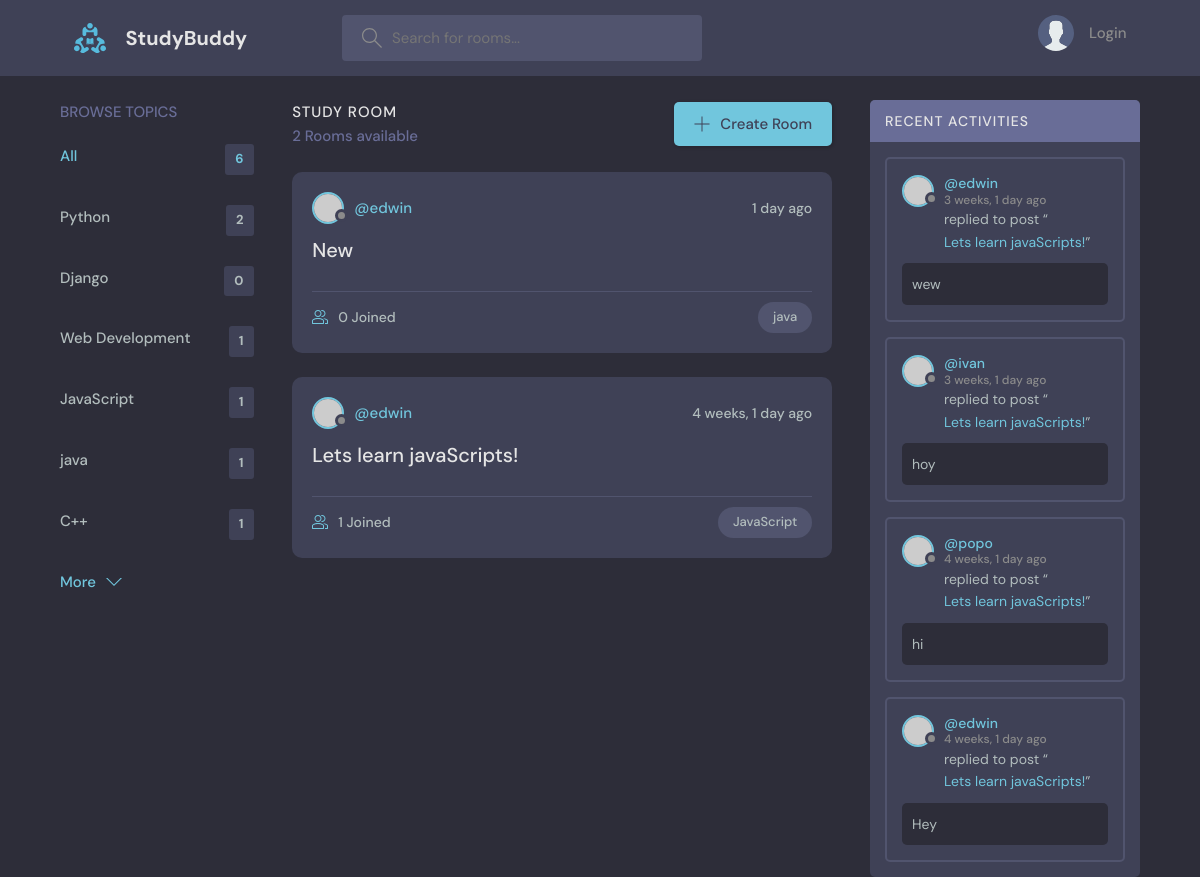
Page /?q=java on the committed database.
### base/models.py (models this page shows, shortened)
class Topic(models.Model):
    name = models.CharField(max_length=200)

class Room(models.Model):
    host = models.ForeignKey(User, on_delete=models.SET_NULL, null=True)
    topic = models.ForeignKey(Topic, on_delete=models.SET_NULL, null=True)
    name =  models.CharField(max_length=200)
    description = models.TextField(null=True, blank=True)
    participants = models.ManyToManyField(
        User, related_name='participants', blank=True)
    updated = models.DateTimeField(auto_now=True)
    created = models.DateTimeField(auto_now_add=True)
    class Meta:
        ordering = ['-updated', '-created']
    def __str__(self):
        return self.name

class Message(models.Model):
    user = models.ForeignKey(User, on_delete=models.CASCADE)
    room = models.ForeignKey(Room, on_delete=models.CASCADE)
    body = models.TextField()
    updated = models.DateTimeField(auto_now=True)
    created = models.DateTimeField(auto_now_add=True)
    class Meta:
        ordering = ['-updated', '-created']

### base/views.py (the view)
# urls.py: path("", views.home, name="home"),
def home(request):
    q = request.GET.get('q') if request.GET.get('q') != None else ''
    rooms = Room.objects.filter(
        Q(topic__name__icontains=q) |
        Q(name__icontains=q) |
        Q(description__icontains=q)
        )
    topics = Topic.objects.all()
    room_count = rooms.count()
    room_messages = Message.objects.filter(Q(room__topic__name__icontains=q))
    context = {'rooms': rooms, 'topics':topics,
               'room_count': room_count, 'room_messages':room_messages}
    return render(request, "base/home.html", context)

### base/templates/base/home.html (shortened to what this page needs)
{% extends "main.html" %}
{% block content %}
<main class="layout layout--3">
  <div class="container">
    {% include "base/topics_component.html" %}
    <div class="roomList">
      <div class="roomList__header">
        <div>
          <h2>Study Room</h2>
          <p>{{room_count}} Rooms available</p>
        </div>
        <a class="btn btn--main" href="{% url 'create-room' %}">
          <svg version="1.1" xmlns="http://www.w3.org/2000/svg" width="32" height="32" viewBox="0 0 32 32">
            <title>add</title>
            <path
              d="M16.943 0.943h-1.885v14.115h-14.115v1.885h14.115v14.115h1.885v-14.115h14.115v-1.885h-14.115v-14.115z"
            ></path>
          </svg>
          Create Room
        </a>
      </div>
      {% include "base/feed_component.html" %}
    </div>
    {% include "base/activity_component.html" %}
  </div>
</main>
{% endblock %}

### base/templates/base/topics_component.html
<div class="topics">
    <div class="topics__header">
      <h2>Browse Topics</h2>
    </div>
    <ul class="topics__list">
      <li>
        <a href="{% url "home" %}" class="active">All <span>{{topics.count}}</span></a>
      </li>
      {% for topic in topics %}
      <li>
        <a href="{% url "home" %}?q={{topic.name}}">{{topic.name}} <span>{{topic.room_set.all.count}}</span></a>
      </li>
      {% endfor %}
    </ul>
    <a class="btn btn--link" href="topics.html">
      More
      <svg version="1.1" xmlns="http://www.w3.org/2000/svg" width="32" height="32" viewBox="0 0 32 32">
        <title>chevron-down</title>
        <path d="M16 21l-13-13h-3l16 16 16-16h-3l-13 13z"></path>
      </svg>
    </a>
</div>

### base/templates/base/feed_component.html (shortened to what this page needs)
{% for room in rooms %}
<div class="roomListRoom">
    <div class="roomListRoom__header">
      <a href="{% url 'user-profile' room.host.id %}" class="roomListRoom__author">
        <div class="avatar avatar--small">
          <img src="https://randomuser.me/api/portraits/women/11.jpg" />
        </div>
        <span>@{{room.host.username}}</span>
      </a>
      <div class="roomListRoom__actions">
        <span>{{room.created|timesince}} ago</span>
      </div>
    </div>
    <div class="roomListRoom__content">
      <a href="{% url 'room' room.id %}">{{room.name}}</a>
    </div>
    <div class="roomListRoom__meta">
      <a href="{% url 'room' room.id %}" class="roomListRoom__joined">
        {{room.participants.all.count}} Joined
      </a>
      <p class="roomListRoom__topic">{{room.topic.name}}</p>
    </div>
</div>
{% endfor %}

### base/templates/base/activity_component.html (shortened to what this page needs)
<div class="activities">
    <div class="activities__header">
      <h2>Recent Activities</h2>
    </div>
    {% for message in room_messages %}
    <div class="activities__box">
      <div class="activities__boxHeader roomListRoom__header">
        <a href="{% url "user-profile" message.user.id %}" class="roomListRoom__author">
          <div class="avatar avatar--small">
            <img src="https://randomuser.me/api/portraits/women/11.jpg" />
          </div>
          <p>
            @{{message.user}}
            <span>{{message.created|timesince}} ago</span>
          </p>
        </a>
      </div>
      <div class="activities__boxContent">
        <p>replied to post “<a href="{% url 'room' message.room.id %}">{{message.room}}</a>”</p>
        <div class="activities__boxRoomContent">
          {{message.body}}
        </div>
      </div>
    </div>
    {% endfor %}
  </div>

### rows in the picture
Topic: name "Python", room_set.all.count "2"
Topic: name "Django", room_set.all.count "0"
Topic: name "Web Development", room_set.all.count "1"
Topic: name "JavaScript", room_set.all.count "1"
Topic: name "java", room_set.all.count "1"
Topic: name "C++", room_set.all.count "1"
Room: host.username "edwin", created "1 day", name "New", participants.all.count "0", topic.name "java"
Room: host.username "edwin", created "4 weeks, 1 day", name "Lets learn javaScripts!", participants.all.count "1", topic.name "JavaScript"
Message: user "edwin", created "3 weeks, 1 day", room "Lets learn javaScripts!", body "wew"
Message: user "ivan", created "3 weeks, 1 day", room "Lets learn javaScripts!", body "hoy"
Message: user "popo", created "4 weeks, 1 day", room "Lets learn javaScripts!", body "hi"
Message: user "edwin", created "4 weeks, 1 day", room "Lets learn javaScripts!", body "Hey"

### other values in the picture
{{ topics.count }} "6"
{{ room_count }} "2"
